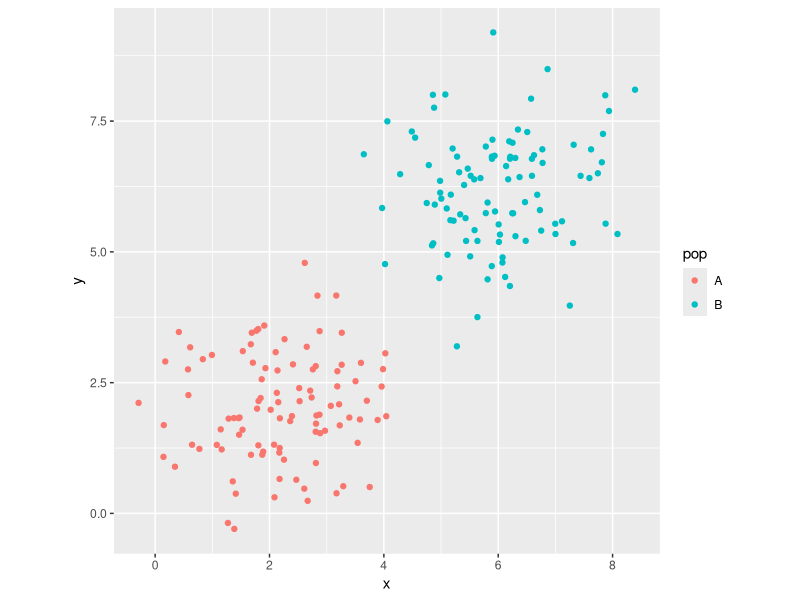
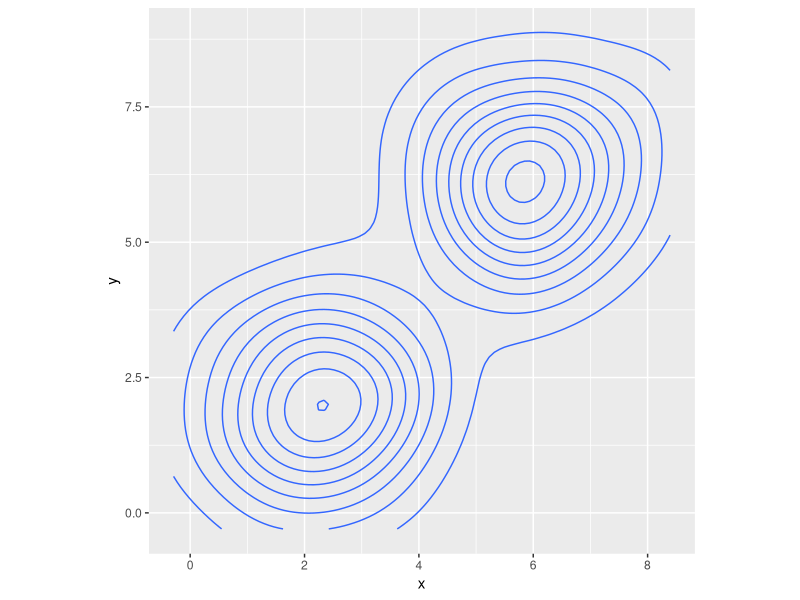

The R source for these figures, in order: (Note: this script raises an error after producing the figures.)
#!/bin/env Rscript


library(ggplot2)

d <- rbind(
    data.frame(
        "i" = 1:100,
        "x" = rnorm(100, 2, 1),
        "y" = rnorm(100, 2, 1),
        "pop" = "A"),
    data.frame(
        "i" = 1:100,
        "x" = rnorm(100, 6, 1),
        "y" = rnorm(100, 6, 1),
        "pop" = "B"))

ggplot(d) +
    geom_point(aes(x = x, y = y, colour = pop)) +
    theme(aspect.ratio = 1)

# contour plot
ggplot(d) +
    stat_density2d(aes(x = x, y = y)) +
    theme(aspect.ratio = 1)



#'
#'
library(randomForest)

model <- randomForest(d[,1:3], y = d$pop)
modelb <- randomForest(d[,1:3])

tst <- data.frame(
        "i" = 1:100,
        "x" = rnorm(100, 2, 1),
        "y" = rnorm(100, 2, 1))

rsp <- predict(model, tst)

rsp <- predict(modelb, tst)

x <- tst
x$pop <- rsp
x$type <- "predicted"
y <- d
y$type <- "original"

ggplot(rbind(x, y)) +
    geom_point(aes(x = x, y = y, colour = pop)) +
    facet_wrap(~ type) +
    theme(aspect.ratio = 1)

# Hierarchicalclustering
#
dst <- dist(d[,2:3])
hcl <- hclust(dst)
rsp <- cutree(hcl, k = 2)
